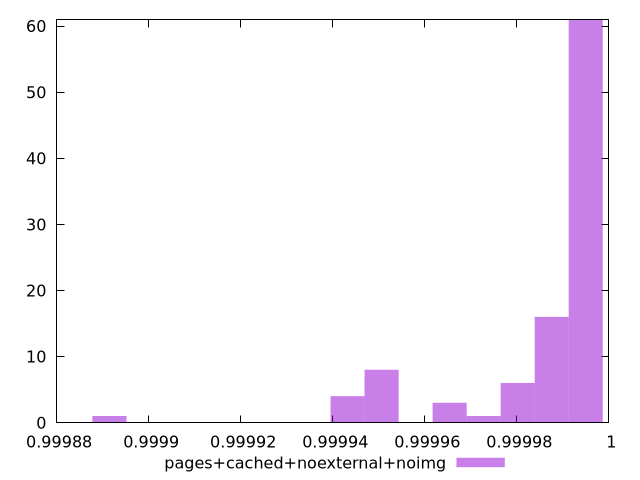

This figure's gnuplot source:
$_pagesCachedNoexternalNoimg <<EOF
0.9999875785123822 16
0.9999654014132158 3
0.999994970878771 61
0.9999727937796046 1
0.9999506166804382 8
0.9999432243140494 4
0.9999801861459934 6
0.9998914777493277 1
EOF
set key outside below
set terminal pngcairo
set output "report_00006_2020-11-02T20-21-41.718Z/max-potential-fid/pages+cached+noexternal+noimg//hist.png"
set yrange [0:61]
set boxwidth 0.000007392366388801773
set style fill transparent solid 0.5 noborder
plot $_pagesCachedNoexternalNoimg title "pages+cached+noexternal+noimg" with boxes ,
